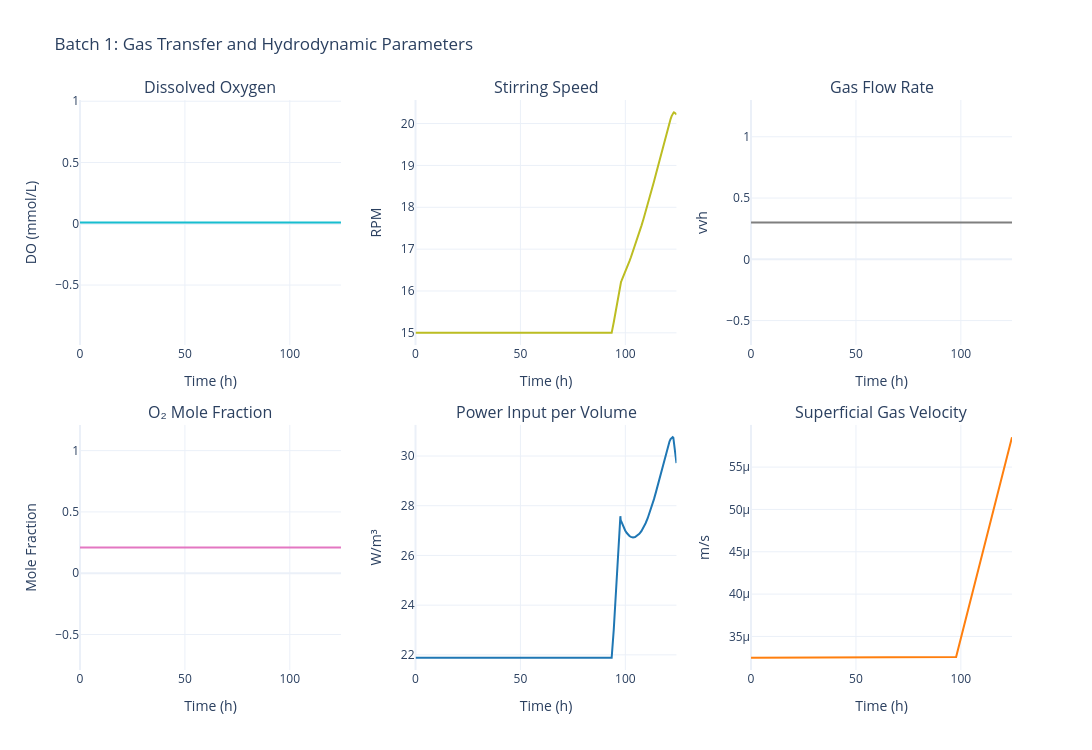

Notebook code cell kept with this figure:
### Code cell
sim.data.plot_gas_transfer()

### Figure 1 — Plotly figure (JSON) as saved in the notebook; plotly's stock layout.template omitted (floating-point values rounded to 4 significant figures; data arrays with more than 128 entries replaced by an {"elided": "..."} marker saying what was removed)
{"data": [{"hovertemplate": "Time: %{x:.1f} h<br>DO: %{y:.3f} mmol/L<extra></extra>", "line": {"color": "#17becf", "width": 2}, "mode": "lines", "name": "Dissolved O₂", "type": "scatter", "x": {"elided": "164 float values"}, "xaxis": "x", "y": {"elided": "164 float values"}, "yaxis": "y"}, {"hovertemplate": "Time: %{x:.1f} h<br>N: %{y:.1f} rpm<extra></extra>", "line": {"color": "#bcbd22", "width": 2}, "mode": "lines", "name": "Stirring Speed", "type": "scatter", "x": {"elided": "164 float values"}, "xaxis": "x2", "y": {"elided": "164 float values"}, "yaxis": "y2"}, {"hovertemplate": "Time: %{x:.1f} h<br>Fg: %{y:.3f} vvh<extra></extra>", "line": {"color": "#7f7f7f", "width": 2}, "mode": "lines", "name": "Gas Flow Rate", "type": "scatter", "x": {"elided": "164 float values"}, "xaxis": "x3", "y": {"elided": "164 float values"}, "yaxis": "y3"}, {"hovertemplate": "Time: %{x:.1f} h<br>y_O₂: %{y:.3f}<extra></extra>", "line": {"color": "#e377c2", "width": 2}, "mode": "lines", "name": "y_O₂", "type": "scatter", "x": {"elided": "164 float values"}, "xaxis": "x4", "y": {"elided": "164 float values"}, "yaxis": "y4"}, {"hovertemplate": "Time: %{x:.1f} h<br>P/V: %{y:.2f} W/m³<extra></extra>", "line": {"color": "#1f77b4", "width": 2}, "mode": "lines", "name": "P/V", "type": "scatter", "x": {"elided": "164 float values"}, "xaxis": "x5", "y": {"elided": "164 float values"}, "yaxis": "y5"}, {"hovertemplate": "Time: %{x:.1f} h<br>vₛ: %{y:.5f} m/s<extra></extra>", "line": {"color": "#ff7f0e", "width": 2}, "mode": "lines", "name": "vₛ", "type": "scatter", "x": {"elided": "164 float values"}, "xaxis": "x6", "y": {"elided": "164 float values"}, "yaxis": "y6"}], "layout": {"annotations": [{"font": {"size": 16}, "showarrow": false, "text": "Dissolved Oxygen", "x": 0.14, "xanchor": "center", "xref": "paper", "y": 1, "yanchor": "bottom", "yref": "paper"}, {"font": {"size": 16}, "showarrow": false, "text": "Stirring Speed", "x": 0.5, "xanchor": "center", "xref": "paper", "y": 1, "yanchor": "bottom", "yref": "paper"}, {"font": {"size": 16}, "showarrow": false, "text": "Gas Flow Rate", "x": 0.86, "xanchor": "center", "xref": "paper", "y": 1, "yanchor": "bottom", "yref": "paper"}, {"font": {"size": 16}, "showarrow": false, "text": "O₂ Mole Fraction", "x": 0.14, "xanchor": "center", "xref": "paper", "y": 0.43, "yanchor": "bottom", "yref": "paper"}, {"font": {"size": 16}, "showarrow": false, "text": "Power Input per Volume", "x": 0.5, "xanchor": "center", "xref": "paper", "y": 0.43, "yanchor": "bottom", "yref": "paper"}, {"font": {"size": 16}, "showarrow": false, "text": "Superficial Gas Velocity", "x": 0.86, "xanchor": "center", "xref": "paper", "y": 0.43, "yanchor": "bottom", "yref": "paper"}], "font": {"size": 12}, "height": 750, "showlegend": false, "title": {"text": "Batch 1: Gas Transfer and Hydrodynamic Parameters"}, "width": 1400, "xaxis": {"anchor": "y", "domain": [0, 0.28], "title": {"text": "Time (h)"}}, "xaxis2": {"anchor": "y2", "domain": [0.36, 0.64], "title": {"text": "Time (h)"}}, "xaxis3": {"anchor": "y3", "domain": [0.72, 1], "title": {"text": "Time (h)"}}, "xaxis4": {"anchor": "y4", "domain": [0, 0.28], "title": {"text": "Time (h)"}}, "xaxis5": {"anchor": "y5", "domain": [0.36, 0.64], "title": {"text": "Time (h)"}}, "xaxis6": {"anchor": "y6", "domain": [0.72, 1], "title": {"text": "Time (h)"}}, "yaxis": {"anchor": "x", "domain": [0.57, 1], "title": {"text": "DO (mmol/L)"}}, "yaxis2": {"anchor": "x2", "domain": [0.57, 1], "title": {"text": "RPM"}}, "yaxis3": {"anchor": "x3", "domain": [0.57, 1], "title": {"text": "vvh"}}, "yaxis4": {"anchor": "x4", "domain": [0, 0.43], "title": {"text": "Mole Fraction"}}, "yaxis5": {"anchor": "x5", "domain": [0, 0.43], "title": {"text": "W/m³"}}, "yaxis6": {"anchor": "x6", "domain": [0, 0.43], "title": {"text": "m/s"}}}}
